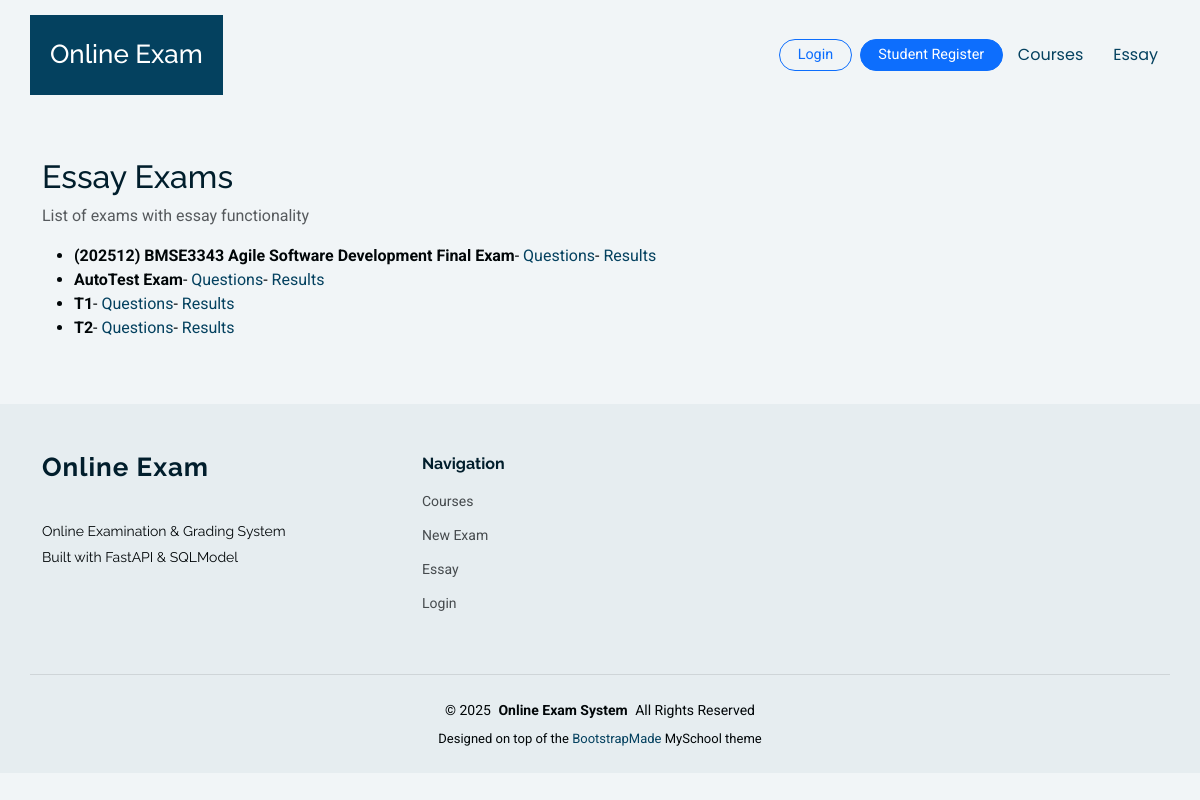
Page /essay on the earlier database version.
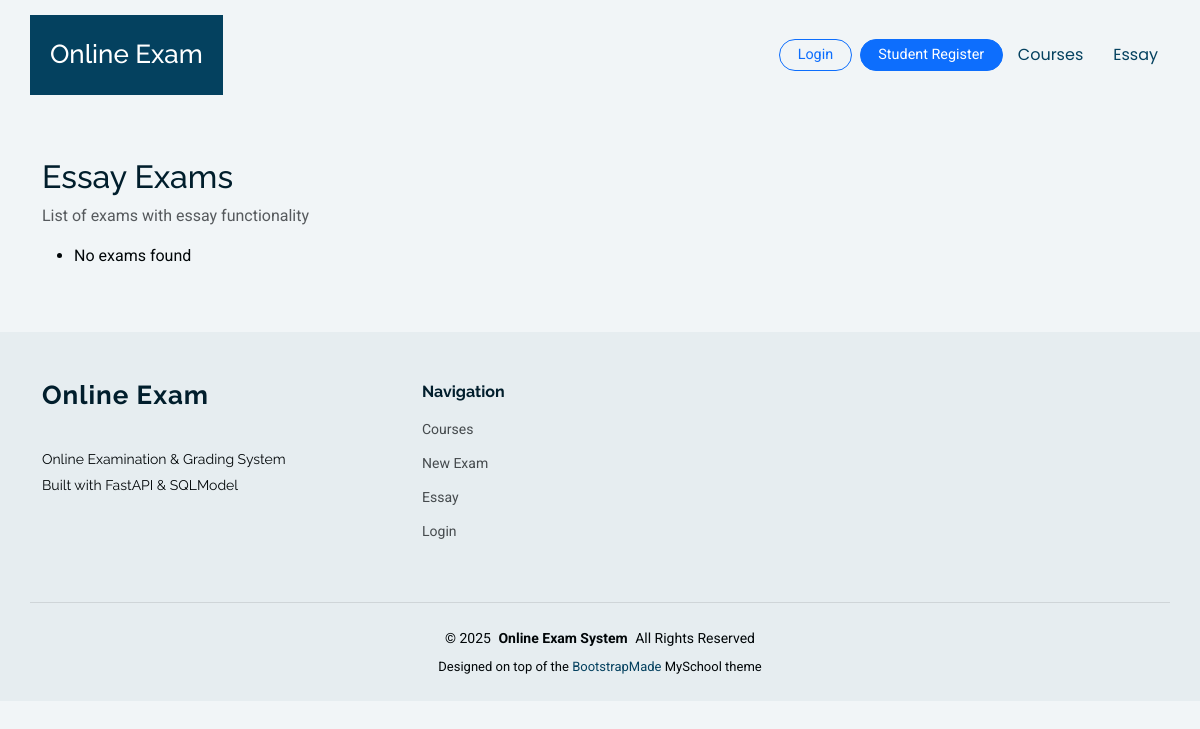
Same page on the later database version.
### app/models.py (models this page shows)
class Exam(SQLModel, table=True):
    id: Optional[int] = Field(default=None, primary_key=True)
    title: str
    subject: str
    duration_minutes: int
    start_time: Optional[datetime] = None
    end_time: Optional[datetime] = None
    course_id: Optional[int] = Field(default=None, foreign_key="course.id")
    instructions: Optional[str] = None
    status: str = Field(default="draft")
    created_at: datetime = Field(default_factory=datetime.utcnow)
    updated_at: datetime = Field(default_factory=datetime.utcnow)

### app/routers/essay_ui.py (the view)
@router.get("/essay")
def essay_index(
    request: Request,
    session: Session = Depends(get_session),
    current_user: User | None = Depends(get_current_user),
):
    exams = session.exec(select(Exam)).all()
    exams_meta = []
    for ex in exams:
        has_q = (
            session.exec(select(ExamQuestion).where(ExamQuestion.exam_id == ex.id)).first()
            is not None
        )
        exams_meta.append({"exam": ex, "has_questions": has_q})
    return templates.TemplateResponse(
        "essay/index.html",
        {"request": request, "exams_meta": exams_meta, "current_user": current_user},
    )

### app/templates/essay/index.html (shortened to what this page needs)
{% extends "base.html" %}
{% block content %}
<div class="container py-5">
  <h2>Essay Exams</h2>
  <p class="text-muted">List of exams with essay functionality</p>
  <ul>
    {% for item in exams_meta %}
      {% set exam = item.exam %}
      {% set has_questions = item.has_questions %}
      <li>
        <strong>{{ exam.title }}</strong>
        {%- if not current_user or current_user.role != 'student' -%}
          - <a href="/essay/{{ exam.id }}/questions">Questions</a>
        {%- endif -%}
        {%- if current_user and current_user.role in ['lecturer','admin'] -%}
          - <a href="/essay/{{ exam.id }}/attempts">Grade Result</a>
        {%- else -%}
          {%- if has_questions -%}
            - <a href="/essay/{{ exam.id }}/attempts">Results</a>
          {%- endif -%}
        {%- endif -%}
      </li>
    {% else %}
      <li>No exams found</li>
    {% endfor %}
  </ul>
</div>
{% endblock %}

### app/templates/base.html (shortened to what this page needs)
<!DOCTYPE html>
<html lang="en">
<head>
  <link href="/static/myschool/assets/vendor/bootstrap/css/bootstrap.min.css" rel="stylesheet">
  <link href="/static/myschool/assets/vendor/bootstrap-icons/bootstrap-icons.css" rel="stylesheet">
  <link href="/static/myschool/assets/vendor/aos/aos.css" rel="stylesheet">
  <link href="/static/myschool/assets/vendor/swiper/swiper-bundle.min.css" rel="stylesheet">
  <link href="/static/myschool/assets/vendor/glightbox/css/glightbox.min.css" rel="stylesheet">
  <link href="/static/myschool/assets/css/main.css" rel="stylesheet">
</head>
<body class="index-page">
  <header id="header" class="header d-flex align-items-center sticky-top">
    <div
      class="header-container container-fluid container-xl position-relative d-flex align-items-center justify-content-end">
      <a href="/" class="logo d-flex align-items-center me-auto">
        <h1 class="sitename">Online Exam</h1>
      </a>
      <nav id="navmenu" class="navmenu">
        <ul>
          {% if current_user and (current_user.role == "lecturer" or current_user.role == "admin") %}
          <li><a href="/courses/">Courses</a></li>
          <li><a href="/exams/new">New Exam</a></li>
          <li><a href="/essay">Essay</a></li>
          {% else %}
          <li><a href="/courses/">Courses</a></li>
          <li><a href="/essay">Essay</a></li>
          {% endif %}
        </ul>
      </nav>
      <div class="d-flex align-items-center gap-2 ms-3 header-user-dropdown">
        {% if current_user %}
          <div class="dropdown">
            <button class="btn btn-outline-primary btn-sm header-auth-btn dropdown-toggle" type="button" id="userMenu"
              data-bs-toggle="dropdown" aria-expanded="false">
              {{ current_user.name }} ({{ current_user.role|capitalize }})
            </button>
            <ul class="dropdown-menu dropdown-menu-end" aria-labelledby="userMenu">
              <li><a class="dropdown-item" href="/courses/">My Courses</a></li>
              {% if current_user.role == "admin" %}
              <li><a class="dropdown-item" href="/admin/users">User Management</a></li>
              {% endif %}
              <li>
                <hr class="dropdown-divider">
              </li>
              <li><a class="dropdown-item" href="/auth/logout">Logout</a></li>
            </ul>
          </div>
        {% else %}
          <a href="/auth/login" class="btn btn-outline-primary btn-sm header-auth-btn">Login</a>
          <a href="/auth/register-student" class="btn btn-primary btn-sm header-auth-btn">Student Register</a>
        {% endif %}
      </div>
    </div>
  </header>
  <main class="main">
    {% block content %}{% endblock %}
  </main>
  <footer id="footer" class="footer position-relative light-background">
    <div class="container footer-top">
      <div class="row gy-4">
        <div class="col-lg-4 col-md-6 footer-about">
          <a href="/courses/" class="logo d-flex align-items-center">
            <span class="sitename">Online Exam</span>
          </a>
          <div class="footer-contact pt-3">
            <p>Online Examination &amp; Grading System</p>
            <p>Built with FastAPI &amp; SQLModel</p>
          </div>
        </div>
        <div class="col-lg-2 col-md-3 footer-links">
          <h4>Navigation</h4>
          <ul>
            <li><a href="/courses/">Courses</a></li>
            <li><a href="/exams/new">New Exam</a></li>
            <li><a href="/essay">Essay</a></li>
            <li><a href="/auth/login">Login</a></li>
          </ul>
        </div>
      </div>
    </div>
    <div class="container copyright text-center mt-4">
      <p>&copy; <span>2025</span> <strong class="px-1 sitename">Online Exam System</strong> <span>All Rights
          Reserved</span></p>
      <div class="credits">
        Designed on top of the <a href="https://bootstrapmade.com/">BootstrapMade</a> MySchool theme
      </div>
    </div>
  </footer>
</body>
</html>

### app/templates/base.html (style rules this page uses)
.header-user-dropdown .dropdown-toggle, .header-auth-btn { border-radius: 999px; padding-inline: 1.1rem; font-size: 0.9rem; }

Differences in the rows shown:
removed Exam: title "(202512) BMSE3343 Agile Software Development Final Exam"
removed Exam: title "AutoTest Exam"
removed Exam: title "T1"
removed Exam: title "T2"
Other differences:
text now shown: "No exams found"
list line gone: "- Questions - Results"
